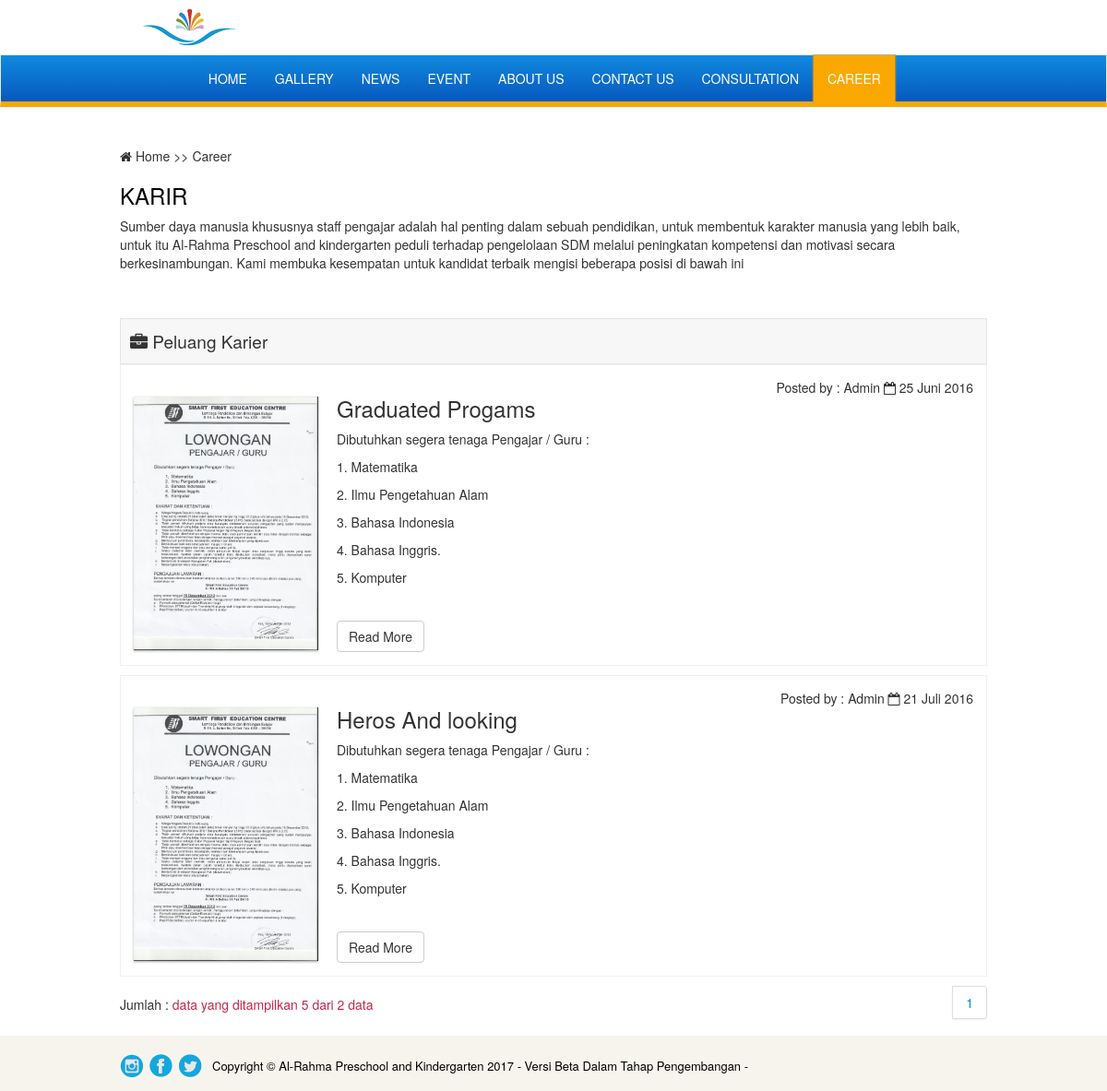
Screenshot of /career.html with the database file from the repository.
### tables this page shows
CREATE TABLE IF NOT EXISTS `career` (
`id_career` int(100) NOT NULL,
  `judul_career` varchar(100) NOT NULL,
  `ket_career` text NOT NULL,
  `foto` text NOT NULL,
  `tgl_posting` date NOT NULL
);

### libs/funct/library_function.php (called while the page is built, shortened)
<?php include "config/koneksi.php";
function tgl_indo($tgl){
    $tanggal = substr($tgl,8,2);
    $bulan   = getBulan(substr($tgl,5,2));
    $tahun   = substr($tgl,0,4);
    return $tanggal.' '.$bulan.' '.$tahun;
}
function getBulan($bln){
    switch ($bln){
        case 6:
            return "Juni";
        break;
        case 7:
            return "Juli";
        break;
    }
}
?>

### config/config.php (called while the page is built, shortened)
<?php
$base_url 	="http://localhost/Alrahma/";
?>

### pages/web/career.php (the view, shortened to what this page needs)
<?php include "libs/funct/library_function.php"; ?>
<section class="container">
<div class="wrapper-outerspaces">
	<ul>
		<li><i class="fa fa-home"></i> Home >> Career </li>
	</ul>
	<div>
		<h3 style="color:#000;">KARIR</h3>
	</div>
	<div style="margin-bottom:50px;">
		<h5 style="line-height:20px;">
			Sumber daya manusia khususnya staff pengajar adalah hal penting dalam sebuah pendidikan, untuk membentuk karakter manusia yang lebih baik,
			untuk itu Al-Rahma Preschool and kindergarten peduli terhadap pengelolaan SDM melalui peningkatan kompetensi dan motivasi secara berkesinambungan.
			Kami membuka kesempatan untuk kandidat terbaik mengisi beberapa posisi di bawah ini
		</h5>
	</div>
  	<div class="contain-carerrborder">
    <div class="heading-bordered">
      <div style="margin-left: 10px;">
        <i class="fa fa-briefcase" aria-hidden="true"></i> Peluang Karier
      </div>
    </div>
</div>
<?php
	include "libs/funct/paging.php";
	$p= new Paging_careeruser;
	$batas=5;
	$posisi=$p->cariPosisi($batas);
	$getcareer = mysqli_query($con,"SELECT  * FROM career LIMIT $posisi, $batas");
	while ($data = mysqli_fetch_array($getcareer)) {
	$filter_judul = preg_replace("/\s/","-",$data['judul_career']);
	$url_link = "careerdetail".$data['id_career']."-".$filter_judul.".html";
?>
<div class="wrapper-carerralrahma block-innercareer">
    <div class="career-dateandtime">
      <p>Posted by : Admin  <i class="fa fa-calendar-o"></i> <?php echo tgl_indo($data['tgl_posting']);?></p>
    </div>
    <section class="career box-img">
        <a href="<?php echo $base_url?>uploads/images/career/<?php echo $data['foto'];?>" rel="prettyPhoto" >
        <img class="career-viewstyle" src="<?php echo $base_url?>uploads/images/career/<?php echo $data['foto'];?>"></a>
		<div data-tittle='judul-career'>
  			<h3><?php echo $data['judul_career'];?></h3>
		</div>
		<div class="heading-career">
			<div data-title='ket_career'>
      			<?php echo ($data['ket_career']);?>
			</div>
        </div>
    </section>
    <div style="margin-top:20px;display:inline-block;">
	<?php
 		echo "<a href=\"".$url_link."\" class='btn btn-default'>Read More</a>";
	?>
    </div>
</div>
	<?php } ?>
	<?php
	  $tampil2 =mysqli_query($con,"select * from career");
	  $jmldata =mysqli_num_rows($tampil2);
	  echo " <div class='main-wrapperpagging'>
	            <div>Jumlah : <span class='datecolor'>data yang ditampilkan $batas dari $jmldata data </span></div>
	         </div>";
	   ?>
	  <div class='main-containernav'>
	    <div class='inner-nav-link'>
	        <div class='pagination'>
	            <ul>
	            <?php
	                $jmlhalaman   = $p->jumlahHalaman($jmldata, $batas);
	                $linkHalaman  = $p->navHalaman($_GET['halaman'], $jmlhalaman);
	                echo  $linkHalaman;
	            ?>
	            </ul>
	        </div>
	    </div>
	  </div>
</div>
</section>

### css/responsive.css (style rules this page uses)
@media (min-width: 1200px) { .container { width: 970px !important; } }

### css/layout.css (style rules this page uses)
.wrapper-outerspaces { margin-top: 100px; }
ul { list-style: none !important; }
.contain-carerrborder > .heading-bordered { padding-top: 10px; padding-bottom: 10px; border: 1px solid #e4e4e4; font-size: 19px; background: #f7f7f7; -webkit-background: #f7f7f7; -moz-background: #f7f7f7; }
.block-innercareer { border: 1px solid rgba(189, 189, 189, 0.23); padding: 14px; margin-bottom: 10px; }
.wrapper-carerralrahma { display: inline-block; height: auto; }
.career-dateandtime { float: right; display: inline-block; }
img.career-viewstyle { width: 200px; float: left; display: inline-block; box-shadow: 0 1px 3px rgba(0, 0, 0, 0.12), 0 1px 2px rgba(0, 0, 0, 0.24); height: auto; margin-right: 20px; }
.heading-career { display: block; overflow: hidden; height: 187px; }

### css/lightbox.css (style rules this page uses)
body:after { display: none; }

### css/paging.css (style rules this page uses)
.main-wrapperpagging { display: inline-block; margin-top: 10px; }
.main-containernav { margin-top: -48px; }
.main-containernav .inner-nav-link { float: right; display: block; }
a { color: #0088cc; text-decoration: none; }
.datecolor { color: #c2294a; }
ul { padding: 0; }
.pagination { height: 36px; margin: 18px 0; }
.pagination ul { display: inline-block; *display: inline; *zoom: 1; margin-left: 0; margin-bottom: 0; -webkit-border-radius: 3px; -moz-border-radius: 3px; border-radius: 3px; -webkit-box-shadow: 0 1px 2px rgba(0, 0, 0, 0.05); -moz-box-shadow: 0 1px 2px rgba(0, 0, 0, 0.05); box-shadow: 0 1px 2px rgba(0, 0, 0, 0.05); }

### index.php (style rules this page uses)
span { color:white; }

### rows the page displays
career: tgl_posting "25 Juni 2016", foto (picture), judul_career "Graduated Progams", ket_career "Dibutuhkan segera tenaga Pengajar / Guru : 1. Matematika 2. Ilmu Pengetahuan Alam 3. Bahasa Indonesia 4. Bahasa Inggris. 5. Komputer"
career: tgl_posting "21 Juli 2016", foto (picture), judul_career "Heros And looking", ket_career "Dibutuhkan segera tenaga Pengajar / Guru : 1. Matematika 2. Ilmu Pengetahuan Alam 3. Bahasa Indonesia 4. Bahasa Inggris. 5. Komputer"

### other values shown
$batas "5"
$jmldata "2"
